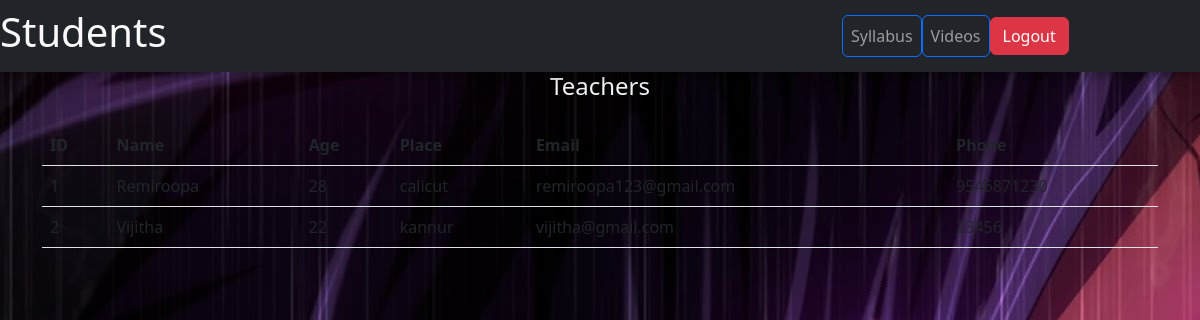
Page /student on the committed database.
### teacher/models.py (models this page shows)
class Teacher(models.Model):
    Name=models.CharField(max_length=50)
    Age=models.IntegerField()
    Place=models.CharField(max_length=50)
    Email=models.EmailField()
    Type=models.CharField(max_length=50)
    Phone=models.IntegerField()
    User=models.CharField(max_length=50)
    Password=models.CharField(max_length=50)
    Value=models.IntegerField(default=0)

### student/views.py (the view)
# urls.py: path('', include('student.urls')),
def student(request):
    st=Teacher.objects.all()
    return render(request,'student.html',{'da':st})

### student/templates/student.html (shortened to what this page needs)
{% load static %}
<!DOCTYPE html>
<html lang="en">
<head>
  <link href="https://cdn.jsdelivr.net/npm/bootstrap@5.2.3/dist/css/bootstrap.min.css" rel="stylesheet">
	<link rel="stylesheet" href="{% static 'https://stackpath.bootstrapcdn.com/font-awesome/4.7.0/css/font-awesome.min.css' %}">
	<link rel="stylesheet" href="{% static 'css/style.css' %}">
</head>
<body>
<nav id="nav" class="navbar navbar-expand-sm bg-dark navbar-dark d-flex justify-content-between " style=" box-shadow: 0 4px 8px 0 rgba(0, 0, 0, 0.2), 0 6px 20px 0 rgba(0, 0, 0, 0.19);">
    <h1 class="text-light w-100">Students</h1>
    <ul class="navbar-nav ">
        <li class="nav-item">
          <a class="nav-link btn btn-outline-primary" href="{% url 'syllabus' %}">Syllabus</a>
        </li>
        <li class="nav-item">
          <a class="nav-link btn btn-outline-primary" href="{% url 'videos' %}">Videos</a>
        </li>
    </ul>
    <div class="w-25">
      <a class="btn btn-danger" href="{% url 'logout' %}">Logout</a>
    </div>
</nav>
<section class="ftco-section">
    <div class="container">
        <div class="row">
            <div class="col-md-12">
                <h4 class="text-center mb-4 text-light">Teachers</h4>
                <div class="table-wrap">
                    <table class="table">
                    <thead class="thead-primary">
                      <tr>
                        <th>ID</th>
                        <th>Name</th>
                        <th>Age</th>
                        <th>Place</th>
                        <th>Email</th>
                        <th>Phone</th>
                      </tr>
                    </thead>
                    <tbody>
                        {% for i in da %}
                        <tr>
                          <td>{{i.id}}</td>
                          <td>{{i.Name}}</td>
                          <td>{{i.Age}}</td>
                          <td>{{i.Place}}</td>
                          <td>{{i.Email}}</td>
                          <td>{{i.Phone}}</td>
                        </tr>
                        {% endfor %}
                    </tbody>
                  </table>
                </div>
            </div>
        </div>
    </div>
</section>
</body>
</html>

### adminss/static/style.css (style rules this page uses)
body { background-image: url("backg.png"); }

### student/templates/student.html (style rules this page uses)
body { background-image: url("/static/imgs/stu.jpg"); }

### rows in the picture
Teacher: id "1", Name "Remiroopa", Age "28", Place "calicut", Email "remiroopa123@gmail.com", Phone "9546871230"
Teacher: id "2", Name "Vijitha", Age "22", Place "kannur", Email "vijitha@gmail.com", Phone "23456"
